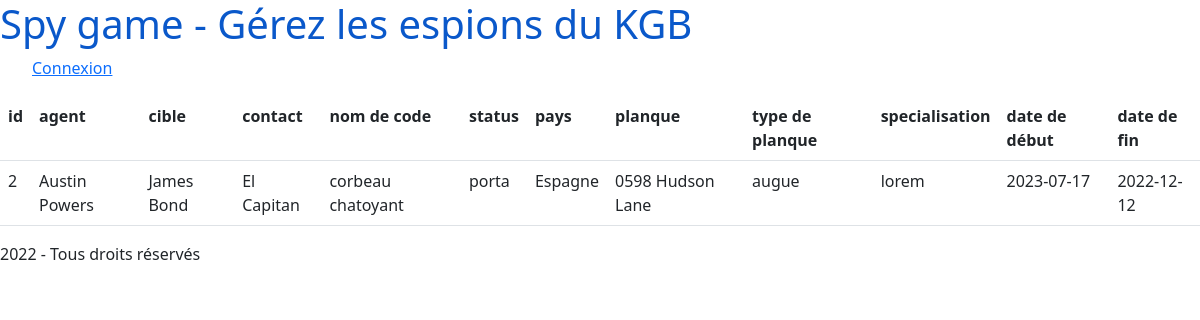
/index.php?action=mission&id=2, run on the app's committed database.
### tables this page shows
CREATE TABLE mission
(
    id_mission INT UNSIGNED AUTO_INCREMENT PRIMARY KEY,
    agent INT UNSIGNED NOT NULL,
    target INT UNSIGNED NOT NULL,
    contact INT UNSIGNED NOT NULL,
    code_name VARCHAR(50) NOT NULL,
    status VARCHAR(50) NOT NULL,
    country INT UNSIGNED NOT NULL,
    hideout INT UNSIGNED,
    specialisation INT UNSIGNED,
    start_date DATE NOT NULL,
    end_date DATE,
    CONSTRAINT fk_mission_agent
        FOREIGN KEY (agent) REFERENCES agent(id_agent)
            ON UPDATE CASCADE
            ON DELETE CASCADE,
    CONSTRAINT fk_mission_target
        FOREIGN KEY (target) REFERENCES target(id_target)
            ON UPDATE CASCADE
            ON DELETE CASCADE,
    CONSTRAINT fk_mission_contact
        FOREIGN KEY (contact) REFERENCES contact(id_contact)
            ON UPDATE CASCADE
            ON DELETE CASCADE,
    CONSTRAINT fk_mission_country
        FOREIGN KEY (country) REFERENCES country(id_country)
            ON UPDATE CASCADE
            ON DELETE CASCADE,
    CONSTRAINT fk_mission_hideout
        FOREIGN KEY (hideout) REFERENCES hideout(id_hideout)
            ON UPDATE CASCADE,
    CONSTRAINT fk_mission_specialisation
        FOREIGN KEY (specialisation) REFERENCES specialisation(id_specialisation)
            ON UPDATE CASCADE
            ON DELETE CASCADE
);

CREATE TABLE country
(
    id_country INT UNSIGNED AUTO_INCREMENT PRIMARY KEY,
    name VARCHAR(50) NOT NULL
);

CREATE TABLE hideout
(
    id_hideout INT UNSIGNED AUTO_INCREMENT PRIMARY KEY,
    address VARCHAR(200),
    country INT UNSIGNED NOT NULL,
    type VARCHAR(50),
    CONSTRAINT fk_hideout_country
        FOREIGN KEY (country) REFERENCES country(id_country)
            ON UPDATE CASCADE
            ON DELETE CASCADE
);

CREATE TABLE specialisation
(
    id_specialisation INT UNSIGNED AUTO_INCREMENT PRIMARY KEY,
    title   VARCHAR(50) NOT NULL,
    description VARCHAR(200)
);

### src/controller/front/missionDetail.php (called while the page is built, shortened)
<?php
require_once('src/model/DatabaseConnection.php');
$Database = New DatabaseConnection();
$sql = MISSION_DETAIL_SQL . $identifier;
$data = $Database->select($sql);
require_once('src/templates/front/missionDetail.php');

### src/model/DatabaseConnection.php (called while the page is built, shortened)
<?php
class DatabaseConnection
{
    private $pdo;
    public function __construct() {
         try {
             $this->pdo = new PDO(
                 'mysql:host=localhost;dbname=spy_database;charset=utf8',
                 'root',
                 '',
                 [PDO::ATTR_ERRMODE => PDO::ERRMODE_EXCEPTION,
                  PDO::ATTR_DEFAULT_FETCH_MODE => PDO::FETCH_ASSOC]
             );
         } catch (PDOException $e) {
             exit('Erreur : ' . $e->getMessage());
         }
     }
     function select ($sql, $cond=null) {
        try {
            $this->stmt = $this->pdo->prepare($sql);
            $this->stmt->execute($cond);
            return $this->stmt->fetchAll();
        } catch (PDOException $e) {
            $this->error = $e->getMessage();
            return false;
        }
     }
}

### src/templates/front/missionDetail.php (the view, shortened to what this page needs)
    <article>
        <div>
            <table class="table">
                <tr>
                    <?php
                    if (isset($data)) {
                        foreach ($data[0] as $propertyName => $value): ?>
                            <th><?php echo($propertyName) ?></th>
                        <?php
                        endforeach;
                    }
                    ?>
                </tr>
                <?php foreach($data as $item): ?>
                    <tr>
                        <?php foreach ($item as $value): ?>
                            <td><?php echo($value) ?></td>
                        <?php endforeach; ?>
                    </tr>
                <?php endforeach; ?>
            </table>
        </div>
    </article>
<?php
require_once ('src/templates/layout.php');

### data on the page
mission: id_mission "2", value "Austin Powers", value "James Bond", value "El Capitan", code_name "corbeau chatoyant", status "porta", country.name "Espagne", hideout.address "0598 Hudson Lane", hideout.type "augue", specialisation.title "lorem", start_date "2023-07-17", end_date "2022-12-12"

### other printed values
$propertyName "id"
$propertyName "agent"
$propertyName "cible"
$propertyName "contact"
$propertyName "nom de code"
$propertyName "status"
$propertyName "pays"
$propertyName "planque"
$propertyName "type de planque"
$propertyName "specialisation"
$propertyName "date de début"
$propertyName "date de fin"
